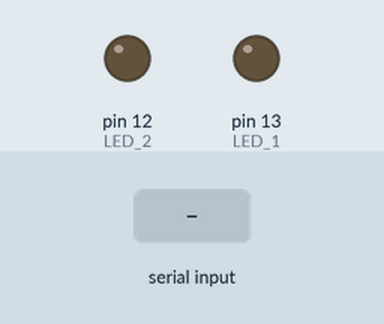
The sketch below on a simulated Arduino Uno, built with avr-gcc and run on an emulated ATmega328P. Parts: output pins drawn as LEDs (lit = HIGH). The inputs (shaded band) are chosen by the test bench.

Above: at 1.2 s.
1.3 s: "C" received over Serial
At 2.1 s:
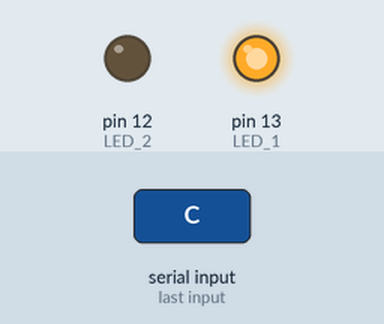
2.8 s: "M" received over Serial
At 3.3 s:
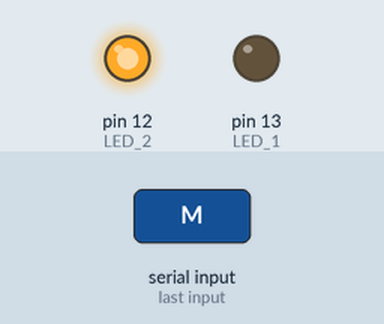
4.3 s: "G" received over Serial
At 5.5 s:
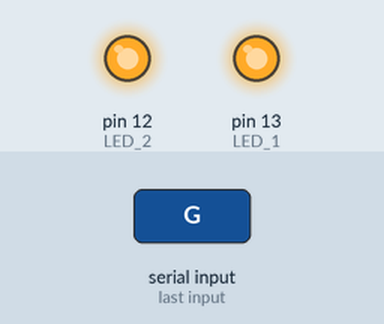
5.8 s: "L" received over Serial
At 6.7 s:
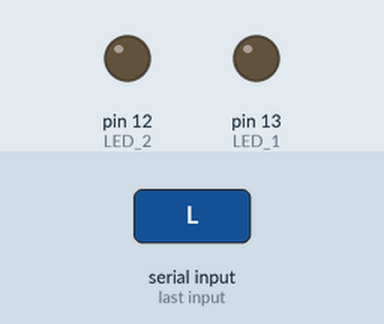
Timing chart, 0 to 8.3 s (numbered marks = the images above; inputs shaded):
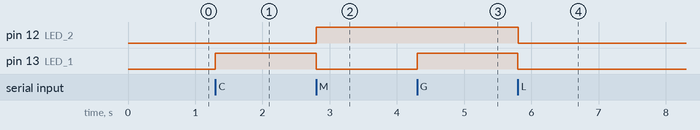

The sketch:

robotica_tarea_1_tercer_bimestre_6to.ino
```cpp
int LED_1 = 13;
int LED_2 = 12;

int caracter = 0;

void setup() {
  Serial.begin(9600);
  pinMode(LED_1,OUTPUT);
  pinMode(LED_2,OUTPUT);
}

void loop() {
    if(Serial.available()>0){
        caracter = Serial.read();
      }
      if(caracter == 'C'){
        digitalWrite(LED_1, HIGH);
        digitalWrite(LED_2, LOW);
        caracter = 0;
        }

        if(caracter == 'M'){
        digitalWrite(LED_1, LOW);
        digitalWrite(LED_2, HIGH);
        caracter = 0;
        }


        if(caracter == 'G'){
        digitalWrite(LED_1, HIGH);
        digitalWrite(LED_2, HIGH);
        caracter = 0;
        }

        if(caracter == 'L'){
        digitalWrite(LED_1, LOW);
        digitalWrite(LED_2, LOW);
        caracter = 0;
        }
}
```

Measured:
- after the input at 1.3 s, pin 13 (LED_1): LOW → HIGH at once
- after the input at 2.8 s, pin 12 (LED_2): LOW → HIGH at once; pin 13 (LED_1): HIGH → LOW at once
- after the input at 4.3 s, pin 13 (LED_1): LOW → HIGH at once
- after the input at 5.8 s, pin 12 (LED_2), pin 13 (LED_1): HIGH → LOW at once
